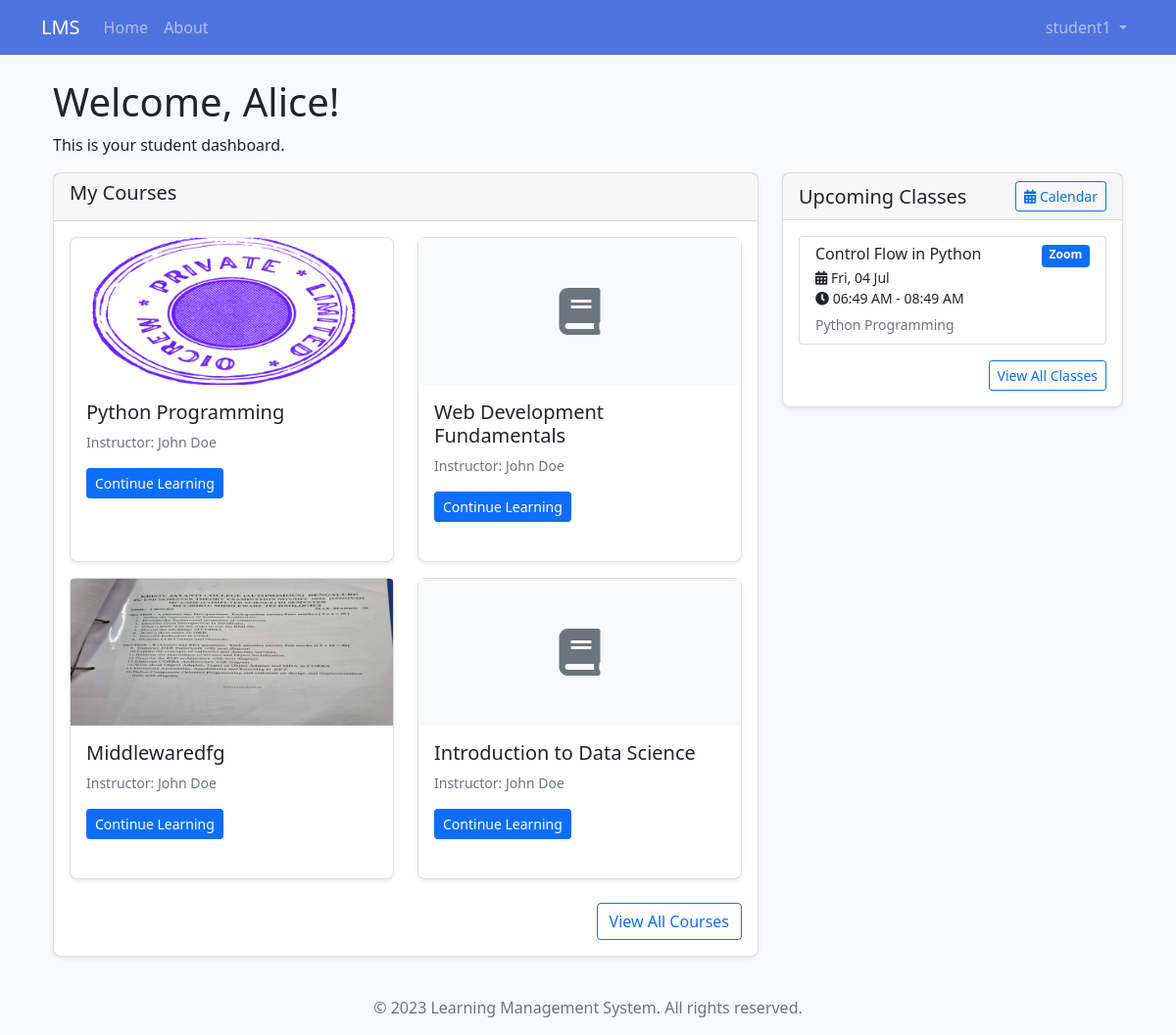
Screenshot of /student/dashboard (signed in) with the database file from the repository.
### app/models/user.py (models this page shows, shortened)
class User(db.Model, UserMixin):
    id = db.Column(db.Integer, primary_key=True)
    username = db.Column(db.String(50), unique=True, nullable=False)
    email = db.Column(db.String(120), unique=True, nullable=False)
    password = db.Column(db.String(60), nullable=False)
    first_name = db.Column(db.String(50), nullable=False)
    last_name = db.Column(db.String(50), nullable=False)
    role = db.Column(db.String(20), nullable=False)
    created_at = db.Column(db.DateTime, default=datetime.utcnow)
    last_login = db.Column(db.DateTime, nullable=True)
    is_active = db.Column(db.Boolean, default=True)
    is_email_verified = db.Column(db.Boolean, default=False)
    profile = db.relationship(
        'UserProfile', backref='user', uselist=False, cascade='all, delete-orphan')
    courses_teaching = db.relationship(
        'Course', backref='instructor', lazy=True)
    enrollments = db.relationship('Enrollment', backref='student', lazy=True)
    parent_of = db.relationship('ParentStudent',
                                foreign_keys='ParentStudent.parent_id',
                                backref='parent', lazy=True)

class Course(db.Model):
    id = db.Column(db.Integer, primary_key=True)
    title = db.Column(db.String(100), nullable=False)
    description = db.Column(db.Text, nullable=True)
    instructor_id = db.Column(
        db.Integer, db.ForeignKey('user.id'), nullable=False)
    created_at = db.Column(db.DateTime, default=datetime.utcnow)
    category_id = db.Column(db.Integer, db.ForeignKey(
        'course_category.id'), nullable=True)
    thumbnail = db.Column(db.String(255), nullable=True)
    is_published = db.Column(db.Boolean, default=False)
    is_featured = db.Column(db.Boolean, default=False)
    enable_drip = db.Column(db.Boolean, default=False)
    drip_interval_days = db.Column(
        db.Integer, default=0)  # 0 means no interval
    enrollments = db.relationship('Enrollment', backref='course', lazy=True)
    modules = db.relationship(
        'Module', backref='course', lazy=True, order_by='Module.order')
    prerequisites = db.relationship(
        'Course', secondary=course_prerequisites,
        primaryjoin=(course_prerequisites.c.course_id == id),
        secondaryjoin=(course_prerequisites.c.prerequisite_id == id),
        backref=db.backref('required_for', lazy='dynamic'),
        lazy='dynamic'
    )

class LiveClass(db.Model):
    __tablename__ = 'live_classes'
    id = db.Column(db.Integer, primary_key=True)
    title = db.Column(db.String(100), nullable=False)
    batch_id = db.Column(db.Integer, db.ForeignKey(
        'batches.id'), nullable=False)
    instructor_id = db.Column(
        db.Integer, db.ForeignKey('user.id'), nullable=False)
    start_time = db.Column(db.DateTime, nullable=False)
    end_time = db.Column(db.DateTime, nullable=False)
    meeting_link = db.Column(db.String(255))
    meeting_id = db.Column(db.String(100))
    meeting_password = db.Column(db.String(100))
    platform = db.Column(db.String(20), default='zoom')
    description = db.Column(db.Text)
    is_recurring = db.Column(db.Boolean, default=False)
    recurrence_pattern = db.Column(db.String(50))
    instructor = db.relationship('User', backref='classes_teaching')
    attendances = db.relationship(
        'Attendance', backref='live_class', lazy=True)

### app/routes/student.py (the view)
@student.route('/dashboard')
@login_required
@student_required
def dashboard():
    enrollments = Enrollment.query.filter_by(student_id=current_user.id).all()
    courses = []
    for enrollment in enrollments:
        course = Course.query.get(enrollment.course_id)
        if course:
            instructor = User.query.get(course.instructor_id)
            courses.append({
                'course': course,
                'instructor': instructor,
                'enrollment_date': enrollment.enrollment_date
            })
    now = datetime.now()
    next_week = now + timedelta(days=7)
    batch_enrollments = BatchEnrollment.query.filter_by(
        student_id=current_user.id).all()
    batch_ids = [be.batch_id for be in batch_enrollments]
    upcoming_classes = LiveClass.query.filter(
        LiveClass.batch_id.in_(batch_ids),
        LiveClass.start_time >= now,
        LiveClass.start_time <= next_week
    ).order_by(LiveClass.start_time).limit(5).all()
    return render_template('student/dashboard.html',
                           courses=courses,
                           upcoming_classes=upcoming_classes)

### app/models/user.py (called while the page is built)
@login_manager.user_loader
def load_user(user_id):
    return User.query.get(int(user_id))

### app/routes/student.py (called while the page is built)
def student_required(f):
    @wraps(f)
    def decorated_function(*args, **kwargs):
        if not current_user.is_authenticated or current_user.role != UserRole.STUDENT:
            flash('You do not have permission to access this page.', 'danger')
            return redirect(url_for('main.index'))
        return f(*args, **kwargs)
    return decorated_function

### app/templates/student/dashboard.html (shortened to what this page needs)
{% extends "base.html" %}
{% block content %}
<div class="container mt-4">
    <h1>Welcome, {{ current_user.first_name }}!</h1>
    <p>This is your student dashboard.</p>
    <div class="row">
        <div class="col-md-8">
            <div class="card mb-4">
                <div class="card-header">
                    <h5>My Courses</h5>
                </div>
                <div class="card-body">
                    {% if courses %}
                        <div class="row">
                            {% for course_data in courses %}
                                <div class="col-md-6 mb-3">
                                    <div class="card h-100">
                                        {% if course_data.course.thumbnail %}
                                            <img src="{{ url_for('static', filename='uploads/' + course_data.course.thumbnail) }}" class="card-img-top" alt="{{ course_data.course.title }}" style="height: 150px; object-fit: cover;">
                                        {% else %}
                                            <div class="card-img-top bg-light d-flex align-items-center justify-content-center" style="height: 150px;">
                                                <i class="fas fa-book fa-3x text-muted"></i>
                                            </div>
                                        {% endif %}
                                        <div class="card-body">
                                            <h5 class="card-title">{{ course_data.course.title }}</h5>
                                            <p class="card-text small text-muted">
                                                Instructor: {{ course_data.instructor.first_name }} {{ course_data.instructor.last_name }}
                                            </p>
                                            <a href="{{ url_for('student.course_details', course_id=course_data.course.id) }}" class="btn btn-primary btn-sm">
                                                Continue Learning
                                            </a>
                                        </div>
                                    </div>
                                </div>
                            {% endfor %}
                        </div>
                        <div class="text-end mt-2">
                            <a href="{{ url_for('student.courses') }}" class="btn btn-outline-primary">View All Courses</a>
                        </div>
                    {% else %}
                        <div class="alert alert-info">
                            <p>You are not enrolled in any courses yet.</p>
                            <a href="{{ url_for('student.courses') }}" class="btn btn-primary mt-2">Browse Courses</a>
                        </div>
                    {% endif %}
                </div>
            </div>
        </div>
        <div class="col-md-4">
            <div class="card mb-4">
                <div class="card-header">
                    <div class="d-flex justify-content-between align-items-center">
                        <h5 class="mb-0">Upcoming Classes</h5>
                        <a href="{{ url_for('student.calendar') }}" class="btn btn-sm btn-outline-primary">
                            <i class="fas fa-calendar-alt"></i> Calendar
                        </a>
                    </div>
                </div>
                <div class="card-body">
                    {% if upcoming_classes %}
                        <div class="list-group">
                            {% for class in upcoming_classes %}
                                <a href="{{ url_for('student.class_details', class_id=class.id) }}" class="list-group-item list-group-item-action">
                                    <div class="d-flex w-100 justify-content-between">
                                        <h6 class="mb-1">{{ class.title }}</h6>
                                        {% if class.platform == 'zoom' %}
                                            <span class="badge bg-primary">Zoom</span>
                                        {% elif class.platform == 'google_meet' %}
                                            <span class="badge bg-success">Google Meet</span>
                                        {% else %}
                                            <span class="badge bg-secondary">{{ class.platform }}</span>
                                        {% endif %}
                                    </div>
                                    <p class="mb-1 small">
                                        <i class="fas fa-calendar-alt"></i> {{ class.start_time.strftime('%a, %d %b') }}<br>
                                        <i class="fas fa-clock"></i> {{ class.start_time.strftime('%I:%M %p') }} - {{ class.end_time.strftime('%I:%M %p') }}
                                    </p>
                                    <small class="text-muted">{{ class.batch.course.title }}</small>
                                </a>
                            {% endfor %}
                        </div>
                        <div class="text-end mt-3">
                            <a href="{{ url_for('student.classes') }}" class="btn btn-sm btn-outline-primary">View All Classes</a>
                        </div>
                    {% else %}
                        <p class="text-muted">No upcoming classes scheduled.</p>
                    {% endif %}
                </div>
            </div>
        </div>
    </div>
</div>
{% endblock %}

### app/templates/base.html (shortened to what this page needs)
<!DOCTYPE html>
<html lang="en">
<head>
    <link href="https://cdn.jsdelivr.net/npm/bootstrap@5.1.0/dist/css/bootstrap.min.css" rel="stylesheet">
    <link rel="stylesheet" href="https://cdnjs.cloudflare.com/ajax/libs/font-awesome/5.15.4/css/all.min.css">
    <link rel="stylesheet" href="{{ url_for('static', filename='css/style.css') }}">
</head>
<body>
    <nav class="navbar navbar-expand-lg navbar-dark bg-primary">
        <div class="container">
            <a class="navbar-brand" href="{{ url_for('main.index') }}">LMS</a>
            <div class="collapse navbar-collapse" id="navbarNav">
                <ul class="navbar-nav me-auto">
                    <li class="nav-item">
                        <a class="nav-link" href="{{ url_for('main.index') }}">Home</a>
                    </li>
                    <li class="nav-item">
                        <a class="nav-link" href="{{ url_for('main.about') }}">About</a>
                    </li>
                </ul>
                <ul class="navbar-nav">
                    {% if current_user.is_authenticated %}
                        <li class="nav-item dropdown">
                            <a class="nav-link dropdown-toggle" href="#" id="navbarDropdown" role="button" data-bs-toggle="dropdown" aria-expanded="false">
                                {{ current_user.username }}
                            </a>
                        </li>
                    {% endif %}
                </ul>
            </div>
        </div>
    </nav>
    <div class="container mt-4">
        {% block content %}{% endblock %}
    </div>
    <footer class="footer mt-auto py-3 bg-light">
        <div class="container text-center">
            <span class="text-muted">&copy; 2023 Learning Management System. All rights reserved.</span>
        </div>
    </footer>
</body>
</html>

### app/static/css/style.css (style rules this page uses)
body { font-family: 'Segoe UI', Tahoma, Geneva, Verdana, sans-serif; background-color: #f8f9fa; }
.card { border-radius: 0.5rem; box-shadow: 0 0.125rem 0.25rem rgba(0, 0, 0, 0.075); margin-bottom: 1.5rem; }
.card-header { border-top-left-radius: 0.5rem; border-top-right-radius: 0.5rem; }
.navbar-dark.bg-primary { background-color: #4e73df !important; }
.footer { position: relative; margin-top: 2rem; }
.badge { font-weight: 600; padding: 0.35em 0.65em; }

### rows the page displays
User: username "student1", first_name "Alice"
Course: thumbnail (picture), course "Python Programming"
User: instructor.first_name "John" "John" "John" "John", instructor.last_name "Doe" "Doe" "Doe" "Doe"
Course: course "Web Development Fundamentals"
Course: thumbnail (picture), course "Middlewaredfg"
Course: course "Introduction to Data Science"
LiveClass: title "Control Flow in Python", platform "Zoom", start_time "Fri, 04 Jul", start_time "06:49 AM", end_time "08:49 AM", batch.course "Python Programming"
